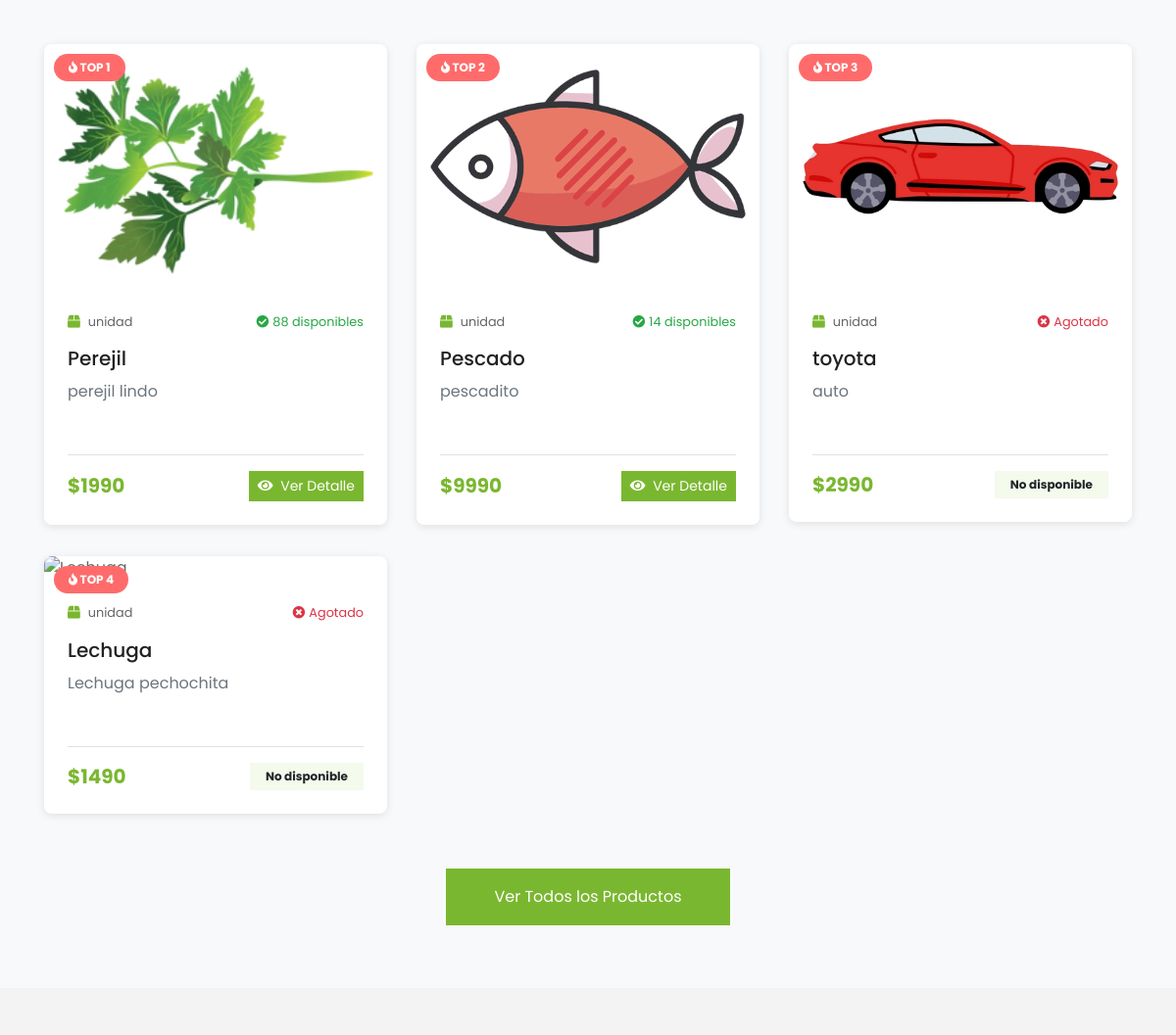
The app's page / (middle part), older data.
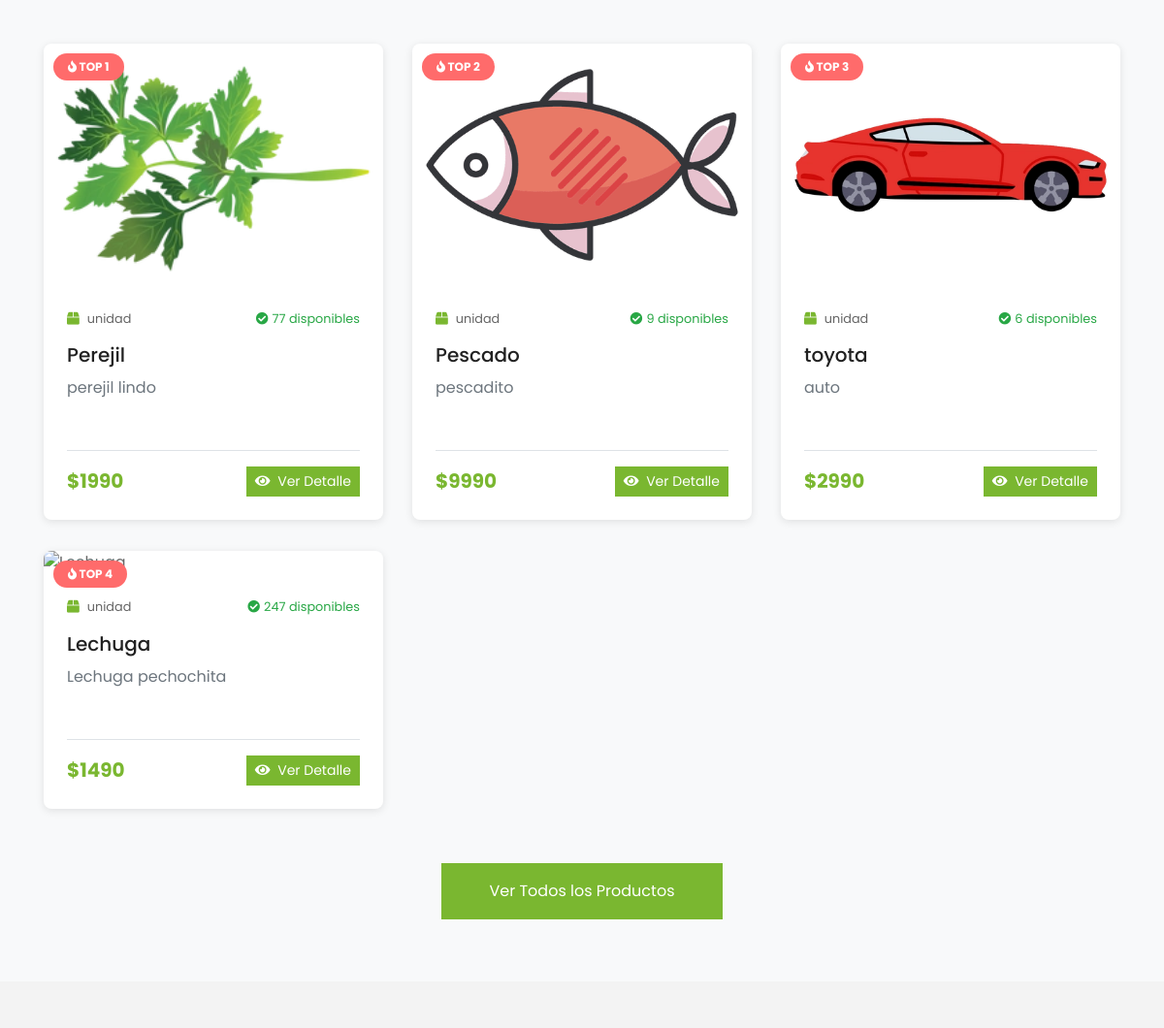
The same page, newer data.
### miapp/models.py (models this page shows, shortened)
class Producto(models.Model):
    UNIDADES_MEDIDA = [
        ('unidad', 'Unidad'),
        ('kg', 'Kilogramo'),
        ('gr', 'Gramo'),
        ('lt', 'Litro'),
        ('ml', 'Mililitro'),
        ('paquete', 'Paquete'),
        ('caja', 'Caja'),
    ]
    nombre = models.CharField(
        max_length=100,
        db_index=True,
        verbose_name="Nombre del producto"
    )
    descripcion = models.TextField(
        max_length=500,
        verbose_name="Descripción"
    )
    precio_unitario = models.DecimalField(
        max_digits=10,
        decimal_places=2,
        verbose_name="Precio unitario",
        help_text="Precio en pesos chilenos"
    )
    unidad_medida = models.CharField(
        max_length=20,
        choices=UNIDADES_MEDIDA,
        default='unidad',
        verbose_name="Unidad de medida"
    )
    stock_disponible = models.IntegerField(
        default=0,
        verbose_name="Stock disponible",
        help_text="Cantidad disponible en inventario"
    )
    categoria = models.ForeignKey(
        Categoria,
        on_delete=models.PROTECT,  # PROTECT en lugar de CASCADE
        related_name='productos',
        verbose_name="Categoría"
    )
    imagen = models.ImageField(
        upload_to='productos/',  # Guarda directamente en productos/
        null=True,
        blank=True,
        verbose_name="Imagen del producto",
        help_text="Imagen principal del producto"
    )
    activo = models.BooleanField(
        default=True,
        verbose_name="Activo",
        help_text="Indica si el producto está activo para venta"
    )
    fecha_creacion = models.DateTimeField(auto_now_add=True, verbose_name="Fecha de creación")
    fecha_modificacion = models.DateTimeField(auto_now=True, verbose_name="Última modificación")
    class Meta:
        db_table = 'productos'
        verbose_name = 'Producto'
        verbose_name_plural = 'Productos'
        ordering = ['-fecha_creacion']
        indexes = [
            models.Index(fields=['nombre']),
            models.Index(fields=['categoria', 'activo']),
            models.Index(fields=['-fecha_creacion']),
        ]

### miapp/views.py (the view)
# urls.py: path('', views.inicio, name='inicio'),
def inicio(request):
    ofertas_activas = Oferta.objects.filter(
        fecha_fin__gte=timezone.now(),
        fecha_inicio__lte=timezone.now(),
        activa=True
    )
    hace_30_dias = timezone.now() - timedelta(days=30)
    productos_mas_vendidos = DetallePedido.objects.filter(
        pedido__estado_pedido__in=['pagado', 'preparando', 'enviado', 'completado'],
        pedido__fecha_pedido__gte=hace_30_dias
    ).values('producto__id', 'producto__nombre').annotate(
        total_vendido=Sum('cantidad')
    ).order_by('-total_vendido')[:10]
    ids_productos = [item['producto__id'] for item in productos_mas_vendidos]
    productos_top = Producto.objects.filter(
        id__in=ids_productos,
        activo=True
    ).prefetch_related(
        Prefetch('ofertas', queryset=ofertas_activas, to_attr='ofertas_activas')
    )
    productos_top_ordenados = sorted(
        productos_top,
        key=lambda p: ids_productos.index(p.id) if p.id in ids_productos else 999
    )
    contexto = {
        'productos_top_vendidos': productos_top_ordenados,
        'now': timezone.now(),
    }
    return render(request, 'miapp/inicio.html', contexto)

### miapp/templates/miapp/inicio.html (shortened to what this page needs)
{% load static %}
<!DOCTYPE html>
<html lang="es">
    <head>
        <link
            href="https://cdnjs.cloudflare.com/ajax/libs/font-awesome/5.10.0/css/all.min.css"
            rel="stylesheet">
        <link href="https://cdnjs.cloudflare.com/ajax/libs/font-awesome/5.10.0/css/all.min.css" rel="stylesheet">
        <link href="{% static 'lib/owlcarousel/assets/owl.carousel.min.css' %}"
            rel="stylesheet">
        <link href="{% static 'css/style.css' %}" rel="stylesheet">
    </head>
    <body>
                {% include 'miapp/chatbot.html' %}
        <div class="container-fluid py-5" style="background-color: #f8f9fa;">
            <div class="container pt-5 pb-3">
                <div class="text-center mb-3 pb-3">
                </div>
                <div class="row">
                    {% for producto in productos_top_vendidos %}
                    <div class="col-lg-4 col-md-6 mb-4">
                        <div class="package-item bg-white mb-2" style="box-shadow: 0 2px 8px rgba(0,0,0,0.1); border-radius: 8px; overflow: hidden;">
                            <div style="position: relative;">
                                <img class="img-fluid w-100" src="{{ producto.imagen.url }}" alt="{{ producto.nombre }}"
                                     style="height: 250px; object-fit: cover;">
                                <div style="position: absolute; top: 10px; left: 10px; background-color: #ff6b6b; color: white; padding: 5px 15px; border-radius: 20px; font-weight: bold; font-size: 12px;">
                                    <i class="fa fa-fire"></i> TOP {{ forloop.counter }}
                                </div>
                            </div>
                            <div class="p-4">
                                <div class="d-flex justify-content-between mb-3">
                                    <small class="m-0">
                                        <i class="fa fa-box text-primary mr-2"></i>{{ producto.unidad_medida }}
                                    </small>
                                    {% if producto.stock_disponible > 0 %}
                                        <small class="m-0 text-success">
                                            <i class="fa fa-check-circle mr-1"></i>{{ producto.stock_disponible }} disponibles
                                        </small>
                                    {% else %}
                                        <small class="m-0 text-danger">
                                            <i class="fa fa-times-circle mr-1"></i>Agotado
                                        </small>
                                    {% endif %}
                                </div>
                                <a class="h5 text-decoration-none text-dark" href="{% url 'detalle_producto' producto.id %}">
                                    {{ producto.nombre }}
                                </a>
                                <p class="text-muted mt-2 mb-3" style="height: 60px; overflow: hidden;">
                                    {{ producto.descripcion|truncatewords:15 }}
                                </p>
                                <div class="border-top pt-3">
                                    <div class="d-flex justify-content-between align-items-center">
                                        <div>
                                            {% if producto.ofertas_activas %}
                                                {% with oferta=producto.ofertas_activas.0 %}
                                                <h5 class="m-0">
                                                    <span class="text-danger font-weight-bold">
                                                        ${{ oferta.precio_oferta|floatformat:0 }}
                                                    </span>
                                                </h5>
                                                <small class="text-muted" style="text-decoration: line-through;">
                                                    ${{ producto.precio_unitario|floatformat:0 }}
                                                </small>
                                                <span class="badge badge-danger ml-2">
                                                    -{{ oferta.porcentaje_descuento|floatformat:0 }}%
                                                </span>
                                                {% endwith %}
                                            {% else %}
                                                <h5 class="m-0 text-primary font-weight-bold">
                                                    ${{ producto.precio_unitario|floatformat:0 }}
                                                </h5>
                                            {% endif %}
                                        </div>
                                        {% if producto.stock_disponible > 0 %}
                                            <a href="{% url 'detalle_producto' producto.id %}"
                                               class="btn btn-primary btn-sm">
                                                <i class="fa fa-eye mr-1"></i> Ver Detalle
                                            </a>
                                        {% else %}
                                            <span class="badge badge-secondary py-2 px-3">
                                                No disponible
                                            </span>
                                        {% endif %}
                                    </div>
                                </div>
                            </div>
                        </div>
                    </div>
                    {% endfor %}
                </div>
                {% if productos_top_vendidos %}
                <div class="text-center mt-4">
                    <a href="{% url 'listar_productos' %}" class="btn btn-primary py-3 px-5">
                        Ver Todos los Productos
                    </a>
                </div>
                {% endif %}
            </div>
        </div>
    </body>
</html>

### miapp/templates/miapp/barrabase.html (shortened to what this page needs)
{% load static %}

### miapp/templates/miapp/chatbot.html (shortened to what this page needs)
{% load static %}
<link rel="stylesheet" href="{% static 'chatbot/chatbot.css' %}">

### miapp/templates/miapp/barrabaja.html (shortened to what this page needs)
{% load static %}

### miapp/static/chatbot/chatbot.css (style rules this page uses)
:root { --cb-green: #3aa76d; --cb-green-dark: #2f8b5a; --cb-bg: #ffffff; --cb-bot: #f6fff9; --cb-user: #e8f5ee; --cb-border: #e0e7e4; --cb-shadow: 0 12px 30px rgba(0, 0, 0, .12); --cb-radius: 16px; --cb-text: #1e293b; --cb-text-light: #64748b; }

Row changes from the older to the newer data that the page shows:
changed Producto "Perejil": stock_disponible "88" → "77"
changed Producto "Pescado": stock_disponible "14" → "9"
changed Producto "toyota": stock_disponible (not shown) → "6"; stock_disponible "Agotado No disponible" → "disponibles Ver Detalle"
changed Producto "Lechuga": stock_disponible (not shown) → "247"; stock_disponible "Agotado No disponible" → "disponibles Ver Detalle"
